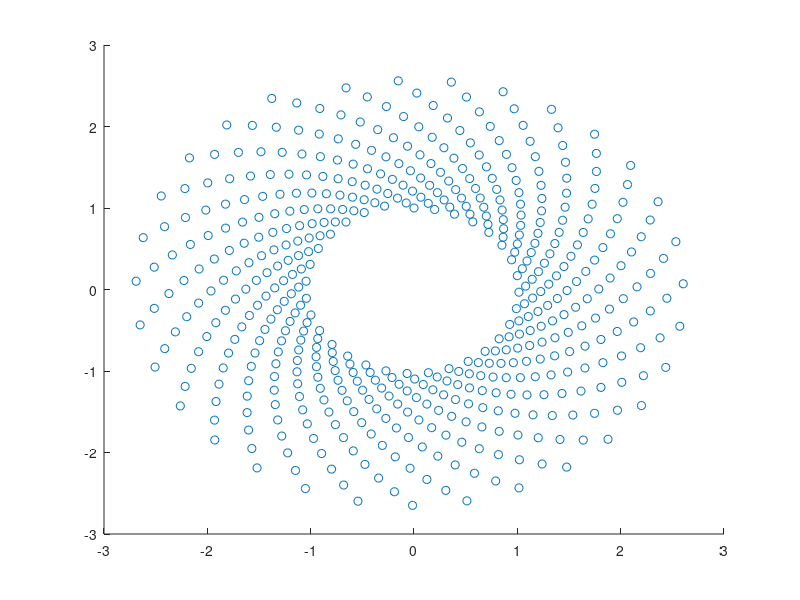

The MATLAB source for this figure: (Note: this script raises an error after producing the figure.)
theta = linspace(0,1,500);
x = exp(theta).*sin(100*theta);
y = exp(theta).*cos(100*theta);
s = scatter(x,y);
s.LineWidth = 0.6;
s.MarkerEdgeColor = 'b';
s.MarkerFaceColor = [0 0.5 0.5];
